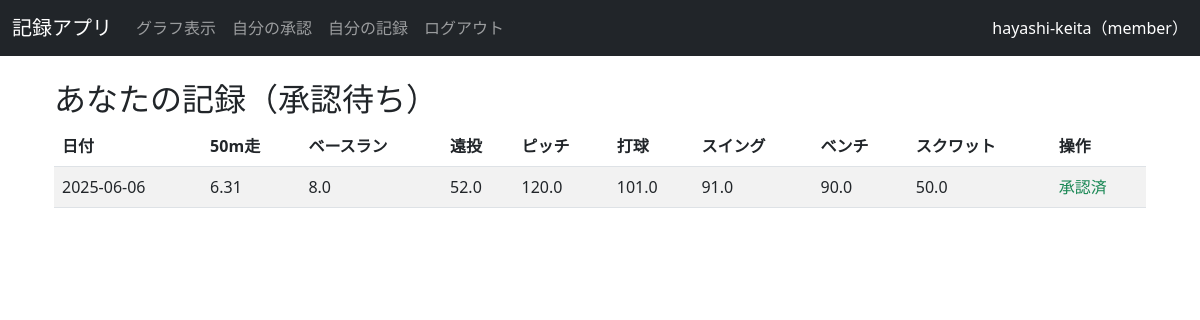
The app's page /my_approvals (signed in) with its own data.
### models.py (models this page shows)
class User(UserMixin, db.Model):
    id = db.Column(db.Integer, primary_key=True)  # 各ユーザーの一意のIDを付ける
    username = db.Column(db.String(150), unique=True, nullable=False)  # ユーザー名、重複を許さない、空も不可
    password = db.Column(db.String(150), nullable=True)  # パスワード、空は不可
    role = db.Column(db.String(50), default='member')
    grade = db.Column(db.String(10))
    name = db.Column(db.String(50))
    records = db.relationship('Record', backref='user', lazy=True)

class Record(db.Model):
    id = db.Column(db.Integer, primary_key=True)
    user_id = db.Column(db.Integer, db.ForeignKey('user.id'), nullable=False)
    date = db.Column(db.Date, default=datetime.now)
    month = db.Column(db.String(10))
    grade = db.Column(db.String(10))
    name = db.Column(db.String(50))
    run_50m = db.Column(db.Float)
    base_running = db.Column(db.Float)
    long_throw = db.Column(db.Float)
    pitch_speed = db.Column(db.Float)
    hit_speed = db.Column(db.Float)
    swing_speed = db.Column(db.Float)
    bench_press = db.Column(db.Float)
    squat = db.Column(db.Float)
    member_approval = db.Column(db.Boolean, default=False)
    coach_approval = db.Column(db.Boolean, default=False)

### routes/record.py (the view)
@record.route('/my_approvals', methods=['GET', 'POST'])
@login_required
def my_approvals():
    records = Record.query.filter_by(user_id=current_user.id).order_by(Record.date.desc()).all()
    return render_template('my_approvals.html', records=records)

### app.py (called while the page is built)
@LoginManager.user_loader  # Flask-Loginが「今ログインしている人」を取得する方法を定義
def load_user(user_id):
    return User.query.get(int(user_id))  # データベースから user_id に一致するユーザーを探して返す

### templates/my_approvals.html
{% extends "layout.html" %}
{% block content %}
<div class="container mt-4">
  <h2>あなたの記録（承認待ち）</h2>
  {% if records %}
    <table class="table table-striped">
      <thead>
        <tr>
          <th>日付</th>
          <th>50m走</th>
          <th>ベースラン</th>
          <th>遠投</th>
          <th>ピッチ</th>
          <th>打球</th>
          <th>スイング</th>
          <th>ベンチ</th>
          <th>スクワット</th>
          <th>操作</th>
        </tr>
      </thead>
      <tbody>
        {% for record in records %}
          <tr>
            <td>{{ record.date.strftime('%Y-%m-%d') }}</td>
            <td>{{ record.run_50m }}</td>
            <td>{{ record.base_running }}</td>
            <td>{{ record.long_throw }}</td>
            <td>{{ record.pitch_speed }}</td>
            <td>{{ record.hit_speed }}</td>
            <td>{{ record.swing_speed }}</td>
            <td>{{ record.bench_press }}</td>
            <td>{{ record.squat }}</td>
            <td>
              {% if not record.member_approval %}
              <form method="post" action="{{ url_for('record.approve_by_member', record_id=record.id) }}">
                <button type="submit" class="btn btn-success btn-sm">承認</button>
              </form>
              {% else %}
                <span class="text-success">承認済</span>
              {% endif %}
            </td>
          </tr>
        {% endfor %}
      </tbody>
    </table>
  {% else %}
    <p>承認待ちの記録はありません。</p>
  {% endif %}
</div>
{% endblock %}

### templates/layout.html (shortened to what this page needs)
<!DOCTYPE html>
<html lang="ja">
<head>
  <link href="https://cdn.jsdelivr.net/npm/bootstrap@5.3.0/dist/css/bootstrap.min.css" rel="stylesheet">
</head>
<body>
  <nav class="navbar navbar-expand-lg navbar-dark bg-dark">
    <div class="container-fluid">
      <a class="navbar-brand" href="{{ url_for('index') }}">記録アプリ</a>
      <div class="collapse navbar-collapse" id="navbarNav">
        <ul class="navbar-nav me-auto">
          {% if current_user.is_authenticated %}
            <li class="nav-item">
              <a class="nav-link" href="{{ url_for('dashboard.my_graph', user_id=current_user.id, field='run_50m') }}">
                グラフ表示
              </a>
            </li>
            {% if current_user.role == 'member' %}
              <li class="nav-item">
                <a class="nav-link" href="{{ url_for('record.my_approvals') }}">自分の承認</a>
              </li>
              <li class="nav-item">
                <a class="nav-link" href="{{ url_for('record.view_records') }}">自分の記録</a>
              </li>
            {% endif %}
            <li class="nav-item">
              <a class="nav-link" href="{{ url_for('auth.logout') }}">ログアウト</a>
            </li>
          {% endif %}
        </ul>
        {% if current_user.is_authenticated %}
          <span class="navbar-text text-white">
            {{ current_user.username }}（{{ current_user.role }}）
          </span>
        {% endif %}
      </div>
    </div>
  </nav>
  <div class="container mt-4">
    {% block content %}{% endblock %}
  </div>
</body>
</html>

### records on screen
User: username "hayashi-keita", role "member"
Record: date "2025-06-06", run_50m "6.31", base_running "8.0", long_throw "52.0", pitch_speed "120.0", hit_speed "101.0", swing_speed "91.0", bench_press "90.0", squat "50.0", member_approval "承認済"
